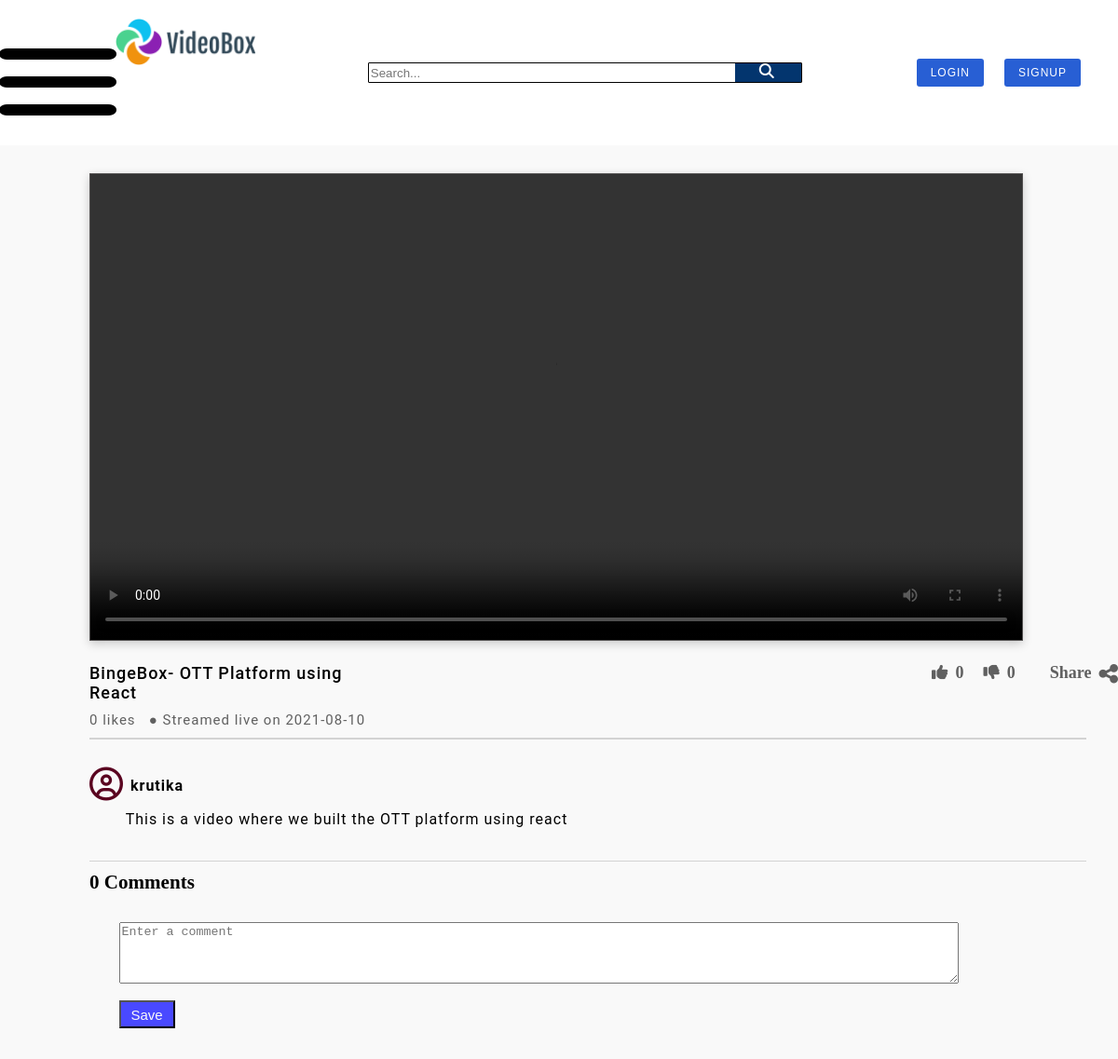
Page /view/3/ on the earlier database version.
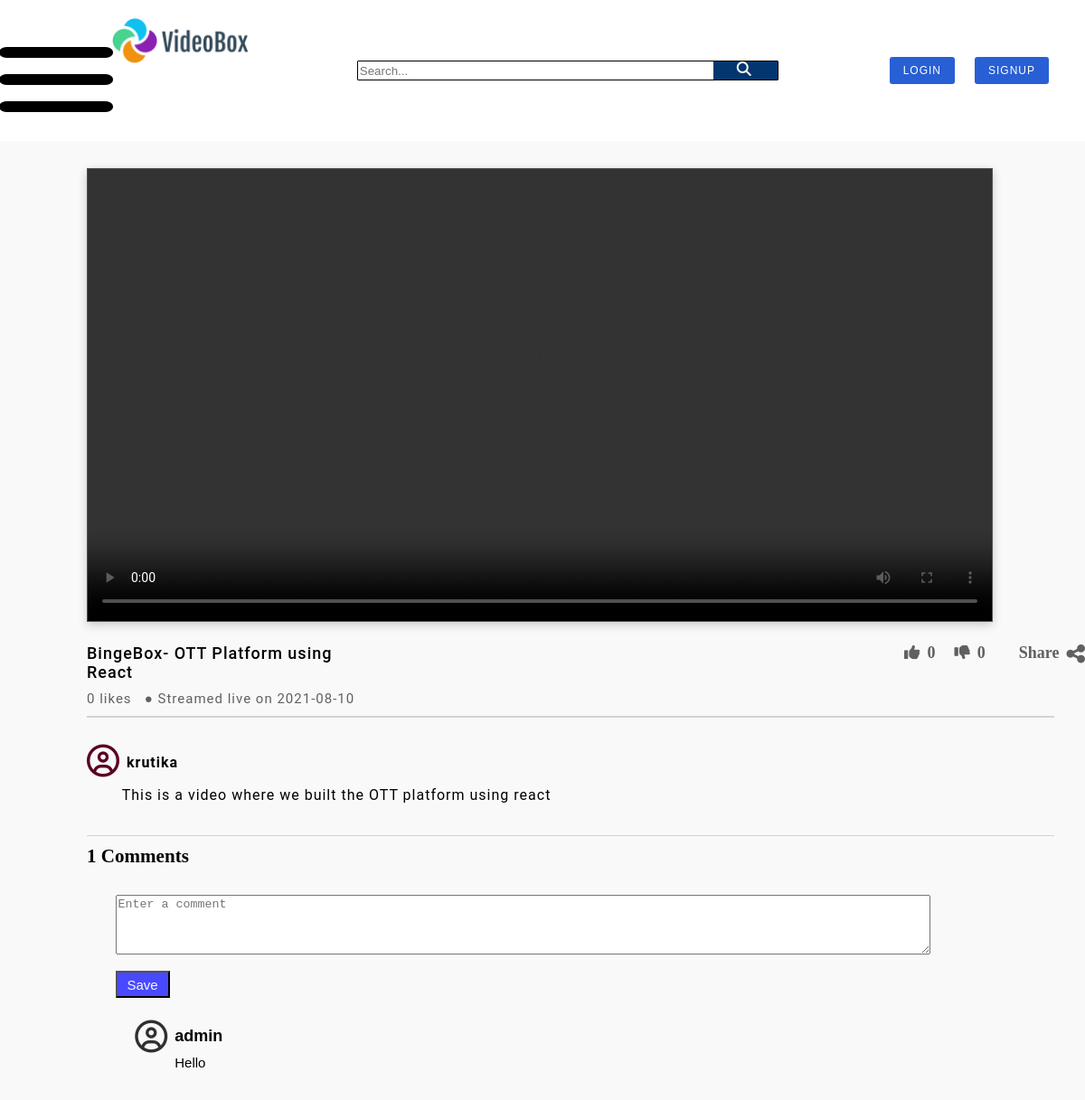
Same page on the later database version.
### website/models.py (models this page shows, shortened)
class Comment(models.Model):
    user = models.ForeignKey(User,on_delete=models.CASCADE)
    text = models.TextField(max_length=1000)
    video = models.ForeignKey(NewVideo,on_delete=models.CASCADE,default=2)

### website/views.py (the view, shortened to what this page needs)
# urls.py: url(r'^view/(?P<pk>\d+)/$', views.video, name='ViewVideo'),
def video(request,pk):
    video = NewVideo.objects.get(pk=pk)
    print(video)
    comments=Comment.objects.filter(video = video)
    count = Comment.objects.filter(video = video).count()
    return render(request,'videoView.html',{'video':video,'comments':comments,'count':count})

### website/models.py (called while the page is built)
    def __str__(self):
        return self.title

### templates/videoView.html (shortened to what the changed rows need)
{% load static %}<!DOCTYPE html>
<html lang="en">
<head>
    <link rel="stylesheet" href="{% static 'css/homepage.css' %}">
    <link rel="stylesheet" href="{% static 'css/video.css' %}">
</head>
<body>
    <div class="TheMainVideoSection">
        <div class="videos">
            <div class="Video_section">
                <div class="First_line">
                    <h4>{{ video.title }}</h4>
                    <div class="LikeUnlike">
                    </div>
                    <div class="Share_feature">
                    </div>
                </div>
                <p>{{ video.likes }} likes  &nbsp; ● Streamed live on {{ video.date }}</p>
                <div class="Next_ROW" style="height: 1.5px;width:1070px;"></div>
                <div class="ProfileSection">
                    <div class="ProfileAccount">
                    </div>
                    <p>{{ video.description }}</p>
                </div>
                <div class="Next_ROW" style="height: 1.5px;width:1070px;"></div>
                <h3> {{count}} Comments</h3>
                <div class="MyComment">
                <form method="POST">
                </form>
                    <div class="OthersComment">
                        {% for comment in comments %}
                        <div class="SingleComment">
                            <div class="AlignCommentItem" style="display: flex;">
                                <i class="fa fa-user-circle-o" aria-hidden="true"></i>
                                <div class="NameText">
                                    <h4>{{comment.user}}</h4>
                                    <p>{{comment.text}}</p>
                                </div>
                            </div>
                        </div>
                        {% endfor %}
                </div>
            </div>
        </div>
    </div>
</body>
</html>

Differences in the rows shown:
added Comment: user "admin", text "Hello"
Other differences:
{{ count }}: "0" → "1"
